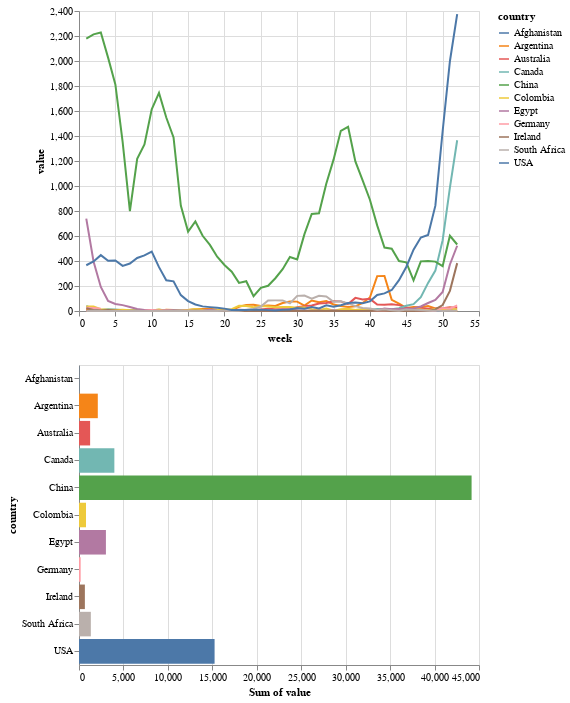

The code cell stored with this chart in its notebook:
### Code cell
brush = alt.selection_interval(encodings=['x'])

lines = alt.Chart(norm).mark_line().encode(
    x='week', y='value',
    color='country'
).add_selection(brush)

bars = alt.Chart().mark_bar().encode(
    y='country', color='country', x='sum(value)'
).transform_filter(brush)

alt.vconcat(lines, bars, data=norm)

### Figure 1 — Vega-Lite specification as saved in the notebook (floating-point values rounded to 4 significant figures; data arrays with more than 128 entries replaced by an {"elided": "..."} marker saying what was removed)
{"$schema": "https://vega.github.io/schema/vega-lite/v2.4.3.json", "config": {"view": {"height": 300, "width": 400}}, "data": {"values": {"elided": "572 records"}}, "vconcat": [{"data": {"values": {"elided": "572 records"}}, "encoding": {"color": {"field": "country", "type": "nominal"}, "x": {"field": "week", "type": "quantitative"}, "y": {"field": "value", "type": "quantitative"}}, "mark": "line", "selection": {"selector001": {"encodings": ["x"], "mark": {"fill": "#333", "fillOpacity": 0.125, "stroke": "white"}, "on": "[mousedown, window:mouseup] > window:mousemove!", "resolve": "global", "translate": "[mousedown, window:mouseup] > window:mousemove!", "type": "interval", "zoom": "wheel!"}}}, {"encoding": {"color": {"field": "country", "type": "nominal"}, "x": {"aggregate": "sum", "field": "value", "type": "quantitative"}, "y": {"field": "country", "type": "nominal"}}, "mark": "bar", "transform": [{"filter": {"selection": "selector001"}}]}]}
